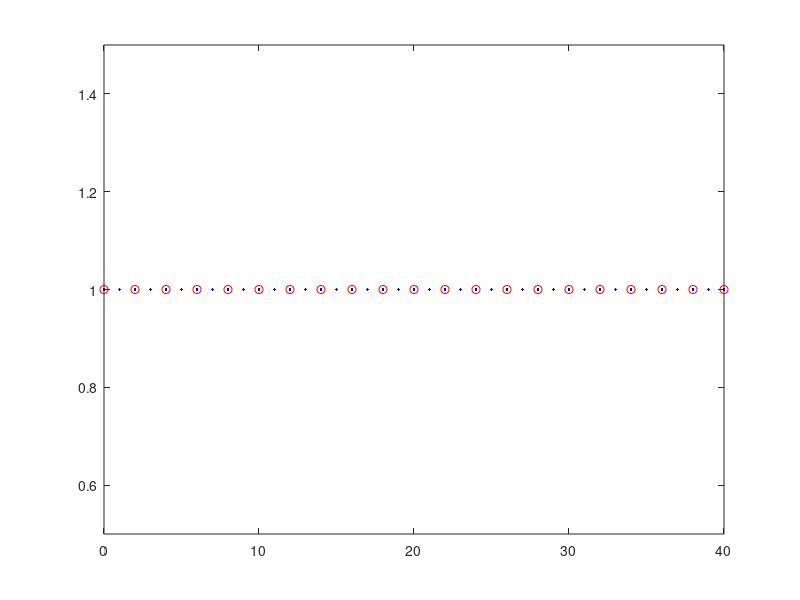

The MATLAB script that drew this image: (Note: this script raises an error after producing the figure.)
close all
clear
clc


%% ---------------------------------------------------------------
% IVP: u_t = a*u_xx - b*u_x + c*u + f               in (0,L) x (0,T),
%      u(x,0) = u0(x)                    in (0,L),
%      u(0,t) = u(L,t) = 0                 t in (0,T)


%% -----------------------------------------------------------------
% INPUT PARAMETERS:
%   * nt_coarse: number of coarse intervals in time
%   * nx_coarse: number of coarse intervals in space
%   * nt_fine: number of fine intervals in time
%   * nx_fine: number of fine intervals  in space
%   * m: number of fine time steps on each coarse time step
%   * K: number of Parareal iterations (2 <= K <= n_coarse+1)
%        (--> K sequential coarse sweeps and K-1 parallel fine sweeps)
% OUTPUT:
%   * LInfinityErrorNorm



%% -----------------------------------------------------------------


global xC xF a b c

T = 1; %  Intervall (0,T)
L = 1; % omega=(0,L)

%--------------------------------------
% % % solution x(L-x)^2*exp(-2*t);

% a = 3;%3
% b = 0;%0.005
% c = 0;%1
% 
% nt_interval = 20; % number of time intervals
% 
% nx_coarse = 10; % number of coarse spamtial intervals
% nt_coarse = 20;% 300 %20    % number of coarse time intervals
% 
% 
% nx_fine = 	10; % number of fine spatial intervals
% nt_fine = 40;% 3000 %200 . % number of fine time intervals (nt_coarsex2 )

%%%%--------------------------------------
% figure
% spy(P)
% figure
% spy(R'*M_tilde*R + Id - R'*R)
% figure
% spy(M_mul)

%--------------------------------------
% solution sin(2*pi*x)*exp(-2*t);

a = 0.5;      %0.5;
b = 0.0025;      %0.0025;
c = 0;      %0;

nt_interval = 20; % number of time intervals

nx_coarse = 10;
nt_coarse = 20;% 300 %20    % number of coarse time intervals


nx_fine = 	10;
nt_fine = 40;% 3000 %200 . % number of fine time intervals



%--------------------------------------
% % % % solution x*(L-x)*exp(-2*t);
%
% a = 3;
% b = 0.005;
% c = 1;
%
% nt_interval = 10; % number of time intervals
%
% nx_coarse = 10; % number of coarse spatial intervals
% nt_coarse = 10;% 300 %20    % number of coarse time intervals
%
%
% nx_fine = 	10; % number of fine spatial intervals
% nt_fine = 160;% 3000 %200 . % number of fine time intervals (nt_coarsex2 )


% solver ='BackwardEuler';
solver ='BackwardEuler';

dx = L/nx_fine;   % fine spatial discretization steps
if strcmp(solver,'BackwardEuler')==1
    dt = T/nt_fine;   % fine temporal discretization steps . % dx^2/2 for Runge-Kutta
elseif strcmp(solver,'Runge-Kutta4')==1
    dt = dx^2/6;
end

DT = T/nt_interval;  % reference temporal discretization steps

dX = L/nx_coarse; % coarse spatial discretization steps
dT = T/nt_coarse; % coarse temporal discretization steps

M = DT/dT  % number of coarse time steps on each time interval
m = DT/dt  % number of fine time steps on each time interval

r = dT/dX^2;
r1 = dt/dx^2;

K = 20 % number of Parareal iterations

% 2-level domain decomposition initial
N_fine_nodes = m*nt_interval+1 % 11
% N_subdomains = m + 1% nt_interval + 1 % 6
% Id = eye(N_fine_nodes);


% plot the time domain
figure
plot(0:N_fine_nodes-1,1,'.b',0:m:N_fine_nodes-1,1,'ro')
xlim([0 N_fine_nodes-1])
ylim([0.5 1.5])

%% -----------------------------------------------------------------


xt = linspace(0,T,nt_interval+1);

cmap = hsv(K); % color map

% For the plots

% coarse points
xC = linspace(0,L,nx_coarse+1);
tC = linspace(0,T,nt_interval+1);

% fine points
xF = linspace(0,L,nx_fine+1);
tF = linspace(0,T,nt_fine+1);

cmap = hsv(K);

%-------------------------------------------------------
% % exact solution 1
% u_ex=@(x,t) x*(L-x)^2*exp(-2*t);%sin(2*pi*x)*exp(-2*t);%
% 
% ux0_function = @(x) (x.*(L-x).^2);%sin(2*pi*x);%
% 
% f = @(x,t) b.*(exp(-2.*t).*(L - x).^2 - x.*exp(-2.*t).*(2.*L - 2.*x)) - a.*(2.*x.*exp(-2.*t) - 2.*exp(-2.*t).*(2.*L - 2.*x)) - 2.*x.*exp(-2.*t).*(L - x).^2 - c.*x.*exp(-2.*t).*(L - x).^2;
% % f = @(x,t) x.^4.*(1-x)+t.^2;


%-------------------------------------------------------
% % exact solution 2
u_ex=@(x,t) sin(2*pi*x)*exp(-2*t);%x*(L-x)^2*exp(-2*t);

%syms a b c x t L
% u = sin(2*pi*x)*exp(-2*t);%x*(L-x)^2*exp(-2*t)
% f = diff(u,t) - a*diff(diff(u,x),x) + b*diff(u,x) - c*u

ux0_function = @(x) sin(2*pi*x);%(x.*(L-x).^2);

f = @(x,t) 4*a*pi^2*exp(-2*t)*sin(2*pi*x) - c*exp(-2*t)*sin(2*pi*x) - 2*exp(-2*t)*sin(2*pi*x) + 2*b*pi*exp(-2*t)*cos(2*pi*x);

%-------------------------------------------------------
% % exact solution 3
% % % syms a b c x t L
% % % u = x*(L-x)*exp(-2*t)
% % % f = diff(u,t) - a*diff(diff(u,x),x) + b*diff(u,x) - c*u
% u_ex=@(x,t) x*(L-x)*exp(-2*t);%sin(2*pi*x)*exp(-2*t);%
%
% ux0_function = @(x) (x.*(L-x));%sin(2*pi*x);%
%
% f = @(x,t) 2*a*exp(-2*t) - b*(x.*exp(-2*t) - exp(-2*t).*(L - x)) - 2*x.*exp(-2*t).*(L - x) - c*x.*exp(-2*t).*(L - x);



%% Define fine and coarse propagators
% Backward Euler fine solver
% A_tilde
rF = a*dt/(dx^2);
kF = b*dt/(2*dx);


A_F = (kF-rF)*diag(ones(nx_coarse-2,1),1) + (1+2*rF-c*dt)*eye(nx_coarse-1) - (kF+rF)*diag(ones(nx_coarse-2,1),-1);
Id_F = eye(size(A_F));
A_F_Global =  zeros((nt_interval+1)*(nx_coarse-1));
for i =1:nt_interval+1
    %  i = i + 1
    A_F_Global((i-1)*(nx_coarse-1)+1:i*(nx_coarse-1),(i-1)*(nx_coarse-1)+1:i*(nx_coarse-1)) = Id_F;
    if i>1
        A_F_Global((i-1)*(nx_coarse-1)+1:i*(nx_coarse-1),(i-2)*(nx_coarse-1)+1:(i-1)*(nx_coarse-1)) = -A_F^-(m);
    end
end
A_tilde = A_F_Global;
condNumberA_F = cond(-A_F^-(m))
condNumberA_F_Global=cond(A_F_Global)
% Backward Euler coarse solver
% M_tilde
rC = a*dT/(dX^2);
kC = b*dT/(2*dX);

A_C = (kC-rC)*diag(ones(nx_coarse-2,1),1) + (1+2*rC-c*dT)*eye(nx_coarse-1) - (kC+rC)*diag(ones(nx_coarse-2,1),-1);
Id_C = eye(size(A_C));
A_C_Global =  zeros((nt_interval+1)*(nx_coarse-1));
for i =1:nt_interval+1
    %  i = i + 1
    A_C_Global((i-1)*(nx_coarse-1)+1:i*(nx_coarse-1),(i-1)*(nx_coarse-1)+1:i*(nx_coarse-1)) = Id_C;
    if i>1
        A_C_Global((i-1)*(nx_coarse-1)+1:i*(nx_coarse-1),(i-2)*(nx_coarse-1)+1:(i-1)*(nx_coarse-1)) = -A_C^-1;
    end
end
M_tilde = A_C_Global;
condNumberA_C = cond(-A_C^-(1))
condNumberA_C_Global = cond(A_C_Global)
%%
% Reduced system
% F_tilde = (1-a*dt)^-m;  % fine propagator
% G_tilde = (1-a*Dt)^-1;  % coarse propagator
%
% Uk_0 = zeros(N,1);
% % Uk_0(1) = u0;
% rhs0 = [u0; zeros(m*N,1)];
% rhs = [u0; (F_tilde-G_tilde)*Uk_0];
%
% A = eye(m*N+1,m*N+1) + (-(1-a*dt)^-1)*diag(ones(m*N,1),-1);  % original problem matrix
%
% A_tilde = eye(N+1,N+1) + (-F_tilde)*diag(ones(N,1),-1);      % reduced matrix
%
% M_tilde = eye(N+1,N+1) + (-G_tilde)*diag(ones(N,1),-1);      % approximate reduced matrix

% fine solution

%  xtrue = linspace(0,T,nx_coarse*m+1);
%  ttrue = linspace()
%  pick = 1:m:nt_interval*m+1;

% Exact solution at time T = 1
U_exact=zeros(1,nx_fine+1);
U_exact_full = zeros((nt_interval+1)*(nx_fine-1),1);
for i=1:nx_fine+1
    U_exact(i)=u_ex(xF(i),T);
end

% initial solution u0
ux0 = ux0_function(xF(2:end-1))';

% Fine sequential propagator
% Uk_0 = zeros((nt_interval+1)*(nx_fine-1),1);
% Uk_0(1:nx_fine-1) = ux0;
% rhs0 = [ux0; zeros(((nt_interval+1)*(nx_fine-1)-nx_fine+1),1)];
%  rhs = [ux0; (A_tilde-M_tilde)*Uk_0];

% % Define original A and I_F
A_Fo = (kF-rF)*diag(ones(nx_fine-2,1),1) + (1+2*rF-c*dt)*eye(nx_fine-1) - (kF+rF)*diag(ones(nx_fine-2,1),-1);
Id_Fo = eye(size(A_Fo));
A_Original =  zeros(m*nt_interval+1);
for i =1:m*nt_interval+1
    %  i = i + 1
    A_Original((i-1)*(nx_coarse-1)+1:i*(nx_coarse-1),(i-1)*(nx_coarse-1)+1:i*(nx_coarse-1)) = Id_Fo;
    if i>1
        A_Original((i-1)*(nx_coarse-1)+1:i*(nx_coarse-1),(i-2)*(nx_coarse-1)+1:(i-1)*(nx_coarse-1)) = -A_Fo^-1;
    end
end
condNumber_A_Original=cond(A_Original)



% Restriction matric for the right hand side
R_rhs =  zeros((nt_interval+1)*(nx_fine-1),(m*nt_interval+1)*(nx_fine-1));
seq_rhs = [zeros(nx_fine-1,(m*nt_interval+1)*(nx_fine-1))];
for i = 1:m
    seq_rhs(:,(i)*(nx_fine-1)+1:(i+1)*(nx_fine-1)) =  A_Fo^-(m-i);
end

for i = 1:nt_interval+1
    %  i = i + 1
    if i == 1
        R_rhs((i-1)*(nx_fine-1)+1:i*(nx_fine-1),(i-1)*(nx_fine-1)+1:i*(nx_fine-1)) = Id_Fo;
        i_temp = 0;
        
    else
        %         R_rhs((i-1)*(nx_fine-1)+1:i*(nx_fine-1),(i-1+i_temp)*(nx_fine-1)+1:(i+i_temp)*(nx_fine-1)) = A_F^-1;
        %         R_rhs((i-1)*(nx_fine-1)+1:i*(nx_fine-1),(i+i_temp)*(nx_fine-1)+1:(i+1+i_temp)*(nx_fine-1)) = Id_F;
        %         i_temp = i_temp + 1;
        
        R_rhs((i-1 )*(nx_fine-1)+1:(i )*(nx_fine-1),:) = seq_rhs;
        seq_rhs = [zeros(nx_fine-1,(m)*(nx_fine-1)) seq_rhs];
        seq_rhs(:,end-(m)*(nx_fine-1)+1:end)=[];
        i_temp = i_temp + nx_fine-1;
    end
end


% source force F
F = zeros((m*nt_interval+1)*(nx_fine-1),1);
F(1:nx_fine-1) = ux0;
% i_temp = 1;
% t0 = tF(1); i = i+1
for i = 2:m*nt_interval+1
    F((i-1)*(nx_fine-1) + 1 :i*(nx_fine-1) ,:) = A_Fo^-1*dt*f(xF(2:nx_fine),tF(i))';
end

% uF_seq = A_tilde\( R_rhs*F);
% Right_hand_side = R_rhs*F;
% u0 = Right_hand_side(1:nx_fine-1,1);
uF_seq =  FineSolver(A_F,m,nt_interval,nx_fine,F);

uF_seq_mat=[];
for i = 1:length(uF_seq)/(nx_coarse-1)
    uF_seq_mat(:,i) = [uF_seq((i-1)*(nx_coarse-1)+1:(i)*(nx_coarse-1))];
end


%     Uk_0 = uF_true;
% end
figure
hold on
plot(xF,[0;uF_seq(end-nx_fine+2:end);0])

plot(xF,U_exact)
legend('U_{FineSequential}','U_{ex}')
title('Sequentially Fine Solution and the Exact Solution')

% uF_seq = U_exact;
% return
%% ------------------------------------------------------------------
% initial coarse integration

% initial solution u0
ux0C = ux0_function(xC(2:end-1))';

% Coarse sequential propagator

Uk_0C = zeros((nt_interval+1)*(nx_coarse-1),1);
Uk_0C(1:nx_coarse-1) = ux0C;
% rhs0 = [ux0; zeros(((nt_interval+1)*(nx_coarse-1)-nx_coarse+1),1)];
%  rhs = [ux0; (A_tilde-M_tilde)*Uk_0];
% source force F
F_C = zeros((nt_interval+1)*(nx_coarse-1),1);
F_C(1:nx_coarse-1) = ux0C;
% i_temp = 1;
for i = 2:nt_interval+1
    F_C((i-1)*(nx_coarse-1) + 1 :i*(nx_coarse-1) ,:) = A_C^-1*dT*f(xC(2:nx_coarse),tC(i))';
end

% figure
% hold on
% uC = M_tilde\( F_C);
% plot(xC,[0;uC(end-nx_coarse+2:end);0])

% plot(xF,U_exact)
% legend('U_{0}','U_{ex}')
% title('Parareal Solution and the Exact Solution')

% coarse space initial
indice_R_coarse  = 0:m:m*nt_interval;
R = zeros((nx_coarse-1)*length(indice_R_coarse),(m*nt_interval+1)*(nx_coarse-1));
for i = 1:length(indice_R_coarse)
    R((i-1)*(nx_coarse-1)+1:(i)*(nx_coarse-1),indice_R_coarse(i)*(nx_coarse-1)+1:indice_R_coarse(i)*(nx_coarse-1)+(nx_coarse-1)) = Id_C;
end

% coarse correction
R'*M_tilde*R;
% return
% first subdomain  Omega_1 = {0}
R1 = zeros((nx_coarse-1),(m*nt_interval+1)*(nx_coarse-1));
R1(1:nx_coarse-1,1:nx_coarse-1) = Id_C;
A1 = R1*A_Original*R1';



% define nodes in other subdomains
N_nodes_subdomain = m;

% Number of subdomains except the first subdomain
N_subdomain = m/N_nodes_subdomain*nt_interval%nt_fine/N_nodes_subdomain

indice_R_subdomains = zeros(N_subdomain,N_nodes_subdomain);
for i =1:size(indice_R_subdomains,1)
    indice_R_subdomains(i,:) =  (i-1)*N_nodes_subdomain+1:(i-1)*N_nodes_subdomain+N_nodes_subdomain;
end



% A_Fo = (kF-rF)*diag(ones(nx_fine-2,1),1) + (1+2*rF-c*dt)*eye(nx_fine-1) - (kF+rF)*diag(ones(nx_fine-2,1),-1);
% Id_Fo = eye(size(A_Fo));
% A_Original =  zeros(m*(nt_interval+1)*(nx_coarse-1));



% Omega_2 = {1,2} Omega_3 = {3,4}
R2_end = zeros(N_subdomain*N_nodes_subdomain*(nx_coarse-1),(N_subdomain*N_nodes_subdomain+1)*(nx_coarse-1)) ;
for i = 1:N_subdomain*N_nodes_subdomain
    R2_end((i-1)*(nx_coarse-1)+1:i*(nx_coarse-1),(i)*(nx_coarse-1)+1:(i+1)*(nx_coarse-1)) = Id_F;
end

R_sub = [];       % restriction matrices
A_sub = [];       % sub-matrices
for i = 2: N_subdomain+1
    R_sub{i} = R2_end(N_nodes_subdomain*(nx_coarse-1)*(i-2)+1:N_nodes_subdomain*(nx_coarse-1)*(i-2)+N_nodes_subdomain*(nx_coarse-1),:);
    A_sub{i} = R_sub{i}*A_Original*R_sub{i}';
end

% % define 2-level domain decomposition multiplicative preconditioner
P = R1'*A1*R1;
P1 = R1'*A1^-1*R1;
for i = 2:N_subdomain+1
    P = P + R_sub{i}'*A_sub{i}*R_sub{i};
    P1 = P1 + R_sub{i}'*A_sub{i}^-1*R_sub{i};
end
DDD = P^-1 - P1;
norm(DDD)
% return


% P_sum_inverse = R1'*A1^-1*R1;
% for i = 2:nt_interval+1
%     P_sum_inverse = P_sum_inverse + R_sub{i}'*A_sub{i}^-1*R_sub{i};
% end



%%Multiplicative
Id = eye(size(A_Original));
M_mul = P*(R'*M_tilde*R +  Id - R'*R);

%%Additive
M_add = P + (R'*M_tilde*R - R'*R);

%%% Coarse space correction
B = R'*M_tilde*R +  Id - R'*R;

% initial coarse solution
uC = M_tilde\( F_C);
uC_mat = [];


for i = 1:length(uC)/(nx_coarse-1)
    uC_mat(:,i) = [uC((i-1)*(nx_coarse-1)+1:(i)*(nx_coarse-1))];
end
% uC_mat=uC_mat';
ttrue = linspace(0,T,nt_interval*m+1);
pick = 1:m:nt_interval*m+1;
U_fine_interpolation = spline(ttrue(pick),uC_mat,ttrue);
% U_fine_interpolation = interp1(ttrue(pick),uC_mat',ttrue,'spline');

% return
U_fine = [];
for i = 1:size(U_fine_interpolation,2)
    U_fine((i-1)*(nx_coarse-1)+1:(i)*(nx_coarse-1),:) = U_fine_interpolation(:,i);
end

% % % interp1
% for i = 1:size(U_fine_interpolation,1)
%     U_fine((i-1)*(nx_coarse-1)+1:(i)*(nx_coarse-1),:) = U_fine_interpolation(i,:)';
% end

% U_fine_mat = [];
% for i = 1:length(U_fine)/(nx_fine-1)
%     U_fine_mat(:,i) = [U_fine((i-1)*(nx_fine-1)+1:(i)*(nx_fine-1))];
% end

U_fine_mat_reduce = U_fine_interpolation(:,pick);
for i = 1: nt_interval+1
    U_fine_pick((i-1)*(nx_coarse-1)+1:(i)*(nx_coarse-1),:) =  U_fine_mat_reduce(:,i);
end

% % % interp1
% U_fine_mat_reduce = U_fine_interpolation(pick,:);
% for i = 1: nt_interval+1
%     U_fine_pick((i-1)*(nx_coarse-1)+1:(i)*(nx_coarse-1),:) =  U_fine_mat_reduce(i,:)';
% end

% figure
% surf(xC(2:end-1),tC,uC_mat')
% % hold on

% figure
% surf(U_fine_mat)
% return






% proNj = 1;

% normInf2executiveParearealIter = [];
% normInfDefect = [norm(U_fine_pick - uF_seq,inf)];%[norm(uC(end-nx_coarse+2:end,:) - uF_seq(end-nx_coarse+2:end,:),inf)];%
% 
% L2NormError = [ norm(U_fine_pick - uF_seq,2)];%[ sqrt(sum(sum(dT*(uF_seq(end-nx_coarse+2:end,:)-uC(end-nx_coarse+2:end,:)).^2)))];%
% LInfNormError = [norm(U_fine_pick - uF_seq,inf)];%[max(abs(uF_seq(end-nx_coarse+2:end,:)-uC(end-nx_coarse+2:end,:)))];%


normInf2executiveParearealIter = [];
normInfDefect = [norm(U_fine_mat_reduce' - uF_seq_mat',inf)];%[norm(uC(end-nx_coarse+2:end,:) - uF_seq(end-nx_coarse+2:end,:),inf)];%

L2NormError = [ norm(U_fine_mat_reduce' - uF_seq_mat',2)];%[ sqrt(sum(sum(dT*(uF_seq(end-nx_coarse+2:end,:)-uC(end-nx_coarse+2:end,:)).^2)))];%
LInfNormError = [norm(U_fine_mat_reduce' - uF_seq_mat',inf)];%[max(abs(uF_seq(end-nx_coarse+2:end,:)-uC(end-nx_coarse+2:end,:)))];%


% SupperlinearErrorBound  = LInfNormError;
% LinearErrorBound  = LInfNormError;

%%
U0n = U_fine_mat_reduce;
% U=U_fine;
% iteration loop
U_fine_temp=[];
U_old = zeros((nx_fine-1)*N_fine_nodes,1);
 % Applying Kylov method   to accelerate Parareal iteration
rhs=UpdateConvDiff(F,U_old);            % your program computes by linearity M^{-1}*f
MinvAfun=@(x) -UpdateConvDiff(U_old,x);  % function that computes M^{-1}*A*x by linearity
U_fine=gmres(MinvAfun,rhs);

for k = 1: K-1
    % k = k + 1
    %         rhs(2:end) =  [ (F_tilde-G_tilde)*U(1:end-1)];
    %         U = M_tilde\rhs;
    %     if k==19
    %         return
    %     end
    
    %    % % Multiplicative preconditioner
%     r_k = F - A_Original*U_fine;
%     U_fine_temp = U_fine + P\r_k;
%     r_k_temp = F - A_Original*U_fine_temp;
%     U_fine = U_fine_temp + (R'*M_tilde*R + Id - R'*R)\r_k_temp;
    
    
    r_k = F - A_Original*U_fine;
    U_fine_temp = P\r_k;
    U_fine = U_fine + (R'*M_tilde*R + Id - R'*R)\U_fine_temp;
    
    
    
    

    
    
    
    
    
    
%         r_k = F - A_Original*U_fine;
%     U_fine_temp = P\r_k;
%     U_fine = U_fine + (R'*M_tilde*R + Id - R'*R)\U_fine_temp;
%     
%         
%         r_k = F - A_Original*U_fine;
%     U_fine_temp = P\r_k;
%     U_fine = U_fine + (R'*M_tilde*R + Id - R'*R)\U_fine_temp;
    

    
%     r_k = F - A_Original*U_fine;
%     U_fine_temp = U_fine + P\r_k;
%     r_k_temp = F - A_Original*U_fine_temp;
%     U_fine = U_fine_temp + (R'*M_tilde*R + Id - R'*R)\r_k_temp;


%     r_k1 = F - A_Original*U_fine;
%     U_fine = U_fine + P\r_k1;
%     r_k2 = F - A_Original*U_fine;
%     U_fine = U_fine + P\r_k2;
%     r_k3 = F - A_Original*U_fine;
%     U_fine = U_fine + P\r_k3;
%     r_k4 = F - A_Original*U_fine;
%     U_fine = U_fine + P\r_k4;
    
    
%          U_fine = M_mul \(M_mul*U_fine  + (F - A_Original*U_fine));%
    
    
    %         % Additive preconditioner
    %     U_fine = U_fine + M_add\(F-A_Original*U_fine);
    %     U_fine = M_add\(M_add*U_fine + (F-A_Original*U_fine));
    
%     r_k = F - A_Original*U_fine;
%     U_fine_temp = (P + R'*M_tilde*R - R'*R)\r_k;
%     U_fine = U_fine + U_fine_temp;
    






    %      U_fine = ( (R'*M_tilde*R +  Id - R'*R)^-1*P_sum_inverse )*( (P*(R'*M_tilde*R +  Id - R'*R))*U_fine + (F-A_Original*U_fine) );
    
    %      U = M_tilde\((M_tilde - A_tilde)*U + R_rhs*F);%
    %     U = U+M_tilde^-1*(R_rhs*F -  A_tilde*U);%
    %     U = gmres(M_tilde,((M_tilde - A_tilde)*U + R_rhs*F),20,1e-16);%
%------------------------------------------------------------        

%         B = R'*M_tilde*R +  Id - R'*R; % coarse space correction
% % %         P1 = R1'*A1*R1;                  % first subdomain solve
%         r_k = F - A_Original*U_fine;
% % %         U_fine_temp(1:nx_coarse-1,:) = P(1:nx_coarse-1,1:nx_coarse-1)\r_k(1:nx_coarse-1);
%         U_fine_temp(1:nx_coarse-1,:) = A1\r_k(1:nx_coarse-1);
% % %     return
% % %     U_fine_temp(1:nx_coarse-1,:) = ux0;
%         for i = 2: nt_interval+1
% % %             i = i + 1
% % %             P_i =  (R_sub{i}'*A_sub{i}*R_sub{i});
% %             return
% % %             P_i_reduce = P_i(m*(i-2)*(nx_coarse-1) + (nx_coarse-1)  + 1:m*(i-2)*(nx_coarse-1)+(m+1)*(nx_coarse-1),m*(i-2)*(nx_coarse-1) + (nx_coarse-1)  + 1:m*(i-2)*(nx_coarse-1)+(m+1)*(nx_coarse-1));
%             r_k_reduce = r_k(m*(i-2)*(nx_coarse-1) + (nx_coarse-1)  + 1:m*(i-2)*(nx_coarse-1)+(m+1)*(nx_coarse-1),:);
%             B_reduce   = B(m*(i-2)*(nx_coarse-1) + 1  : m*(i-2)*(nx_coarse-1)+(m+1)*(nx_coarse-1),m*(i-2)*(nx_coarse-1)  + 1:m*(i-2)*(nx_coarse-1)+(m+1)*(nx_coarse-1)  ) ;
%             U_fine_temp(m*(i-2)*(nx_coarse-1) + (nx_coarse-1)  + 1:m*(i-2)*(nx_coarse-1)+(m+1)*(nx_coarse-1),:) = A_sub{i}\   r_k_reduce;
%             U_fine_temp(m*(i-2)*(nx_coarse-1) + 1  : m*(i-2)*(nx_coarse-1)+(m+1)*(nx_coarse-1)  ,:) = B_reduce  \   U_fine_temp(m*(i-2)*(nx_coarse-1) + 1  : m*(i-2)*(nx_coarse-1)+(m+1)*(nx_coarse-1),:)  ; 
%         end
%     % %     U_fine_temp = P\r_k;
%         U_fine = U_fine + U_fine_temp;
% % %         U_fine_temp = U_fine;

%-------------------------------------------------------------------    
    
    
    
    
    
    plot(xC,[0;U_fine(end-nx_coarse+2:end);0],'Color',cmap(k,:),'Marker','o');
    
%     for i = 1:nt_interval+1
%         U_fine_pick((i-1)*(nx_coarse-1)+1:(i)*(nx_coarse-1),:) = U_fine(m*(i-1)*(nx_coarse-1)+1:m*(i-1)*(nx_coarse-1)+(nx_coarse-1),:);
%     end
   U_fine_mat = [];
   for i = 1:length(U_fine)/(nx_fine-1)
       U_fine_mat(:,i) = [U_fine((i-1)*(nx_fine-1)+1:(i)*(nx_fine-1))];
   end
   
   U_fine_mat_reduce =  U_fine_mat(:,pick);
   
    normInf_U0n = norm(U_fine_mat_reduce'-U0n',inf) ;
    normInf2executiveParearealIter =[normInf2executiveParearealIter;normInf_U0n] ;
    normInfDefect =[normInfDefect ; norm(U_fine_mat_reduce'-uF_seq_mat',inf)];
    
    U0n = U_fine_mat_reduce;
    L2NormError(k+1) = [norm(U_fine_mat_reduce' - uF_seq_mat',2)];%sqrt(sum(sum(dT*(uF_seq(end-nx_coarse+2:end,:)-U(end-nx_coarse+2:end,:)).^2)));%
    LInfNormError(k+1) = [norm(U_fine_mat_reduce' - uF_seq_mat',inf)];%max(abs(uF_seq(end-nx_coarse+2:end,:)-U(end-nx_coarse+2:end,:)));%
    
    %     SupperlinearErrorBound(k+1)  = (abs(exp(a*Dt) - Rz(a*Dt)))^(k)/factorial(k)*proNj(k+1)*max(abs(uF_true-U0n));
    %     LinearErrorBound(k+1)  = (abs(exp(a*Dt) - Rz(a*Dt))/(1- abs(Rz(a*Dt))))^(k)*max(abs(uF_true-U0n));
end  % iteration loop

% uF_true_coarse=uF_true(pick)
U_fine_pick;

% U_fine_mat = [];
% for i = 1:length(U_fine)/(nx_fine-1)
%     U_fine_mat(:,i) = [U_fine((i-1)*(nx_fine-1)+1:(i)*(nx_fine-1))];
% end

% U_fine_mat_reduce = U_fine_mat(:,pick);
U_plot = [zeros(nt_interval+1,1) U_fine_mat_reduce' zeros(nt_interval+1,1)];

figure
surf(xC,tC,U_plot)
% L2NormError=L2NormError'
% LInfNormError=LInfNormError'
% SupperlinearErrorBound=SupperlinearErrorBound'
% LinearErrorBound=LinearErrorBound'


figure
semilogy(1:K-1, normInf2executiveParearealIter,'-*b',0:K-1,normInfDefect,'-*r')
legend('normInf2executiveParearealIter','normInfDefect')
xlabel('k')
title(solver)

figure
semilogy(0:K-1,LInfNormError,'r-^',0:K-1,L2NormError,'b-o')
legend('L^{oo}NormError','L^2NormError')
xlabel('k')
% xlim([0 30])
ylim([1e-18 1e-0])
title('Error norm between the Parareal solution and the Sequential Fine solution at the end of each time-slice')

norm((R'*M_tilde*R + Id - R'*R)^-1 - (R'*M_tilde^-1*R + Id - R'*R))

















